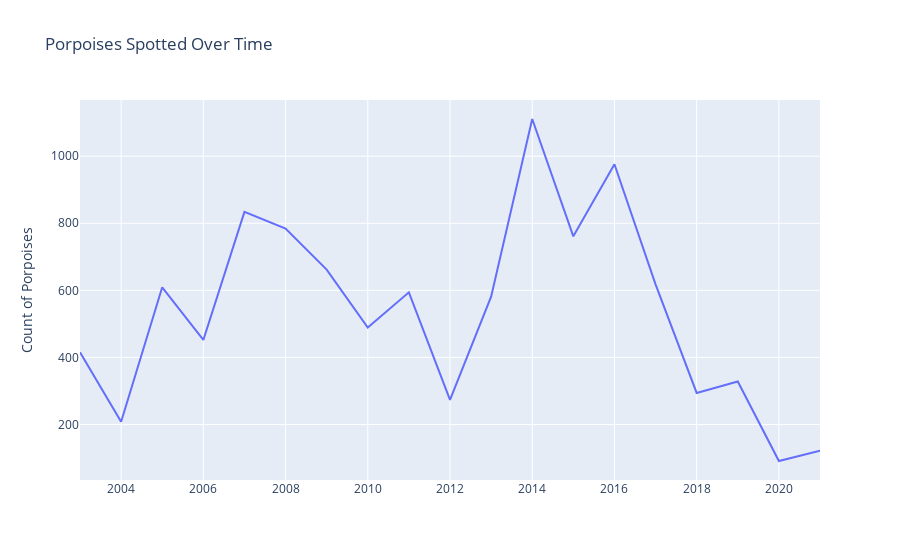

Notebook cell for this chart:
### Code cell
#df_dolphins = dw[dw['Common name'] == 'Common Porpoise']
#df_dolphins_grp_year = df_dolphins.groupby('Date year')[['Individual count']].sum()
fig = px.line(
    dw_yr_pv,
     x='Date year' , 
    y="Common Porpoise",
    title="Porpoises Spotted Over Time"
    )
fig.update_layout(
    yaxis_title='Count of Porpoises', 
    xaxis_title='', 
    showlegend=False
    )
fig.show()

### Figure 1 — Plotly figure (JSON) as saved in the notebook; plotly's stock layout.template omitted (floating-point values rounded to 4 significant figures)
{"data": [{"hovertemplate": "Date year=%{x}<br>Common Porpoise=%{y}<extra></extra>", "legendgroup": "", "line": {"color": "#636efa", "dash": "solid"}, "marker": {"symbol": "circle"}, "mode": "lines", "name": "", "orientation": "v", "showlegend": false, "type": "scatter", "x": [2003, 2004, 2005, 2006, 2007, 2008, 2009, 2010, 2011, 2012, 2013, 2014, 2015, 2016, 2017, 2018, 2019, 2020, 2021], "xaxis": "x", "y": [415, 208, 609, 452, 834, 784, 662, 489, 594, 273, 581, 1111, 761, 976, 618, 294, 328, 91, 122], "yaxis": "y"}], "layout": {"legend": {"tracegroupgap": 0}, "showlegend": false, "title": {"text": "Porpoises Spotted Over Time"}, "xaxis": {"anchor": "y", "domain": [0, 1], "title": {"text": ""}}, "yaxis": {"anchor": "x", "domain": [0, 1], "title": {"text": "Count of Porpoises"}}}}
